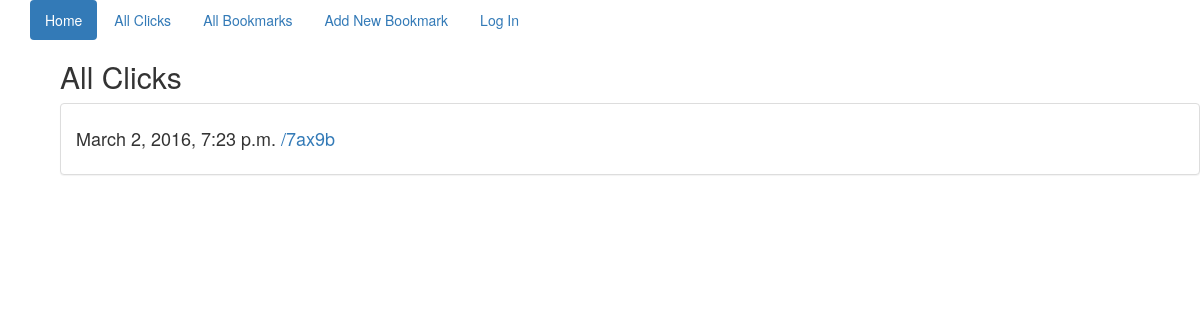
/all/, run on an earlier commit of the app's database.
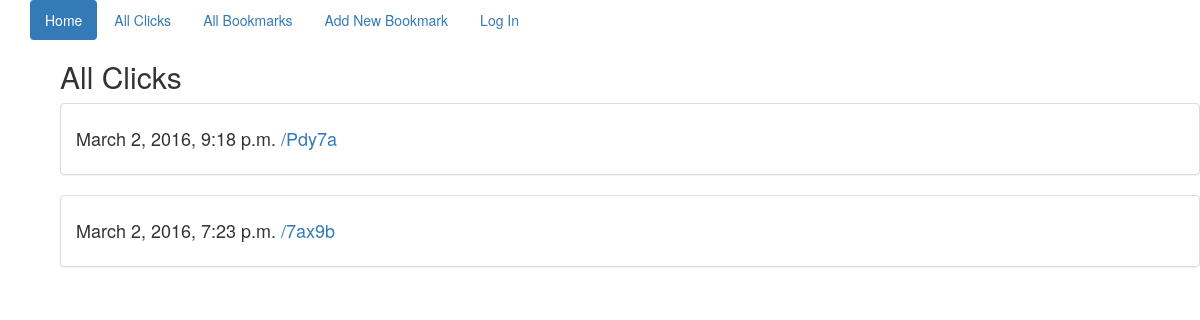
And on a later commit of the database.
### shorten_app/models.py (models this page shows, shortened)
class Clicks(models.Model):
    time_of_click = models.DateTimeField(auto_now_add=True)
    referenced_url = models.ForeignKey(Url)
    class Meta:
        ordering = ["-time_of_click"]

class Url(models.Model):
    url = models.URLField()
    title = models.CharField(max_length=100)
    description = models.TextField()
    short_version = models.CharField(max_length=30)
    added = models.DateTimeField(auto_now_add=True)
    user = models.ForeignKey(User)
    class Meta:
        ordering = ["-added"]

### shorten_app/views.py (the view)
# urls.py: url(r'^all/$', AllClick.as_view(), name="all_clicks"),
class AllClick(ListView):
    model = Clicks

### templates/shorten_app/clicks_list.html
{% extends 'base.html' %}
{% block content %}
    <div class="container">
    <h2>All Clicks</h2>
    {% for entry in clicks_list %}
        <div class="panel panel-default">
            <div class="panel-body">
                <h4>{{ entry.time_of_click }} <a href="{% url 'clicky' entry.referenced_url.short_version %}">/{{ entry.referenced_url.short_version }}</a></h4>
            </div>
        </div>
    {% endfor %}
    </div>
{% endblock %}

What changed in the data, as far as the page shows it:
added Clicks: time_of_click "March 2, 2016, 9:18 p.m.", referenced_url.short_version "Pdy7a"
